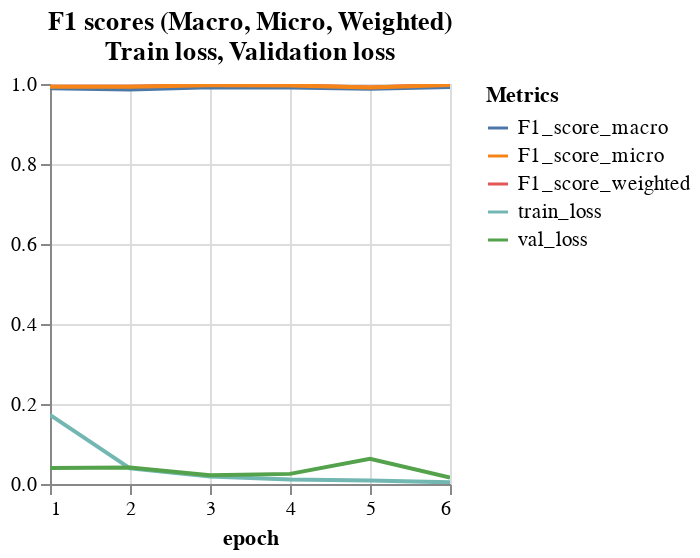

Source (notebook cell):
### Code cell
# Predict the emotion of the sample of customer reviews.
predict_emotion_test()

# Generate dataframe df_f1_scores_long as long form of dataset for the Best Trained BERT model performance metrics.
df_f1_scores_long = prepare_data_for_metrics_graphs(eval_df, best_model=True)

# Use dataloader_validation to generate predictions and true_vals. 
# Create dataframe accuracy_per_class_df to store BERT model prediction accuracy of individual class.
_, predictions, true_vals = evaluate(dataloader_validation)
accuracy_per_class_df = accuracy_per_class(predictions, true_vals)

# Save accuracy_per_class_df.
accuracy_per_class_df_path = f'/content/drive/MyDrive/Realtime Dreamer/sentiment_analysis_{model_type}_train_data_provided_by_{train_data_provider}_NLP_Epoch{epochs}_accuracy_per_class_df.csv'
accuracy_per_class_df.to_csv(accuracy_per_class_df_path,index=False)

"""
Generate two graphs for BERT model evaluation metrics. 
1. F1_scores_graph: Trained BERT model F1 scores(macro, micro and weighted), train and validation losses. 
2. prediction_accuracy_graph: Trained BERT model prediction accuracy of individual classes.
"""

F1_scores_graph, prediction_accuracy_graph = prepare_metrics_graphs(df_f1_scores_long, 
                                                                    accuracy_per_class_df,
                                                                    domain, 
                                                                    width, 
                                                                    height, 
                                                                    epochs)
print("")   
F1_scores_graph

### Figure 1 — Vega-Lite specification as saved in the notebook (floating-point values rounded to 4 significant figures)
{"config": {"view": {"continuousWidth": 400, "continuousHeight": 300}}, "data": {"name": "data-4531cf9772041798ae94aaf73bb0e761"}, "mark": "line", "encoding": {"color": {"field": "line type", "legend": {"direction": "vertical", "labelColor": "black", "labelFontSize": 10.5, "orient": "right", "title": "Metrics", "titleColor": "black", "titleFontSize": 11}, "type": "nominal"}, "tooltip": [{"field": "emotion", "type": "nominal"}, {"field": "epoch", "type": "quantitative"}, {"field": "line type", "type": "nominal"}, {"field": "value", "type": "quantitative"}], "x": {"field": "epoch", "type": "quantitative"}, "y": {"field": "value", "scale": {"domain": [0, 1]}, "title": "", "type": "quantitative"}}, "height": 200, "selection": {"selector007": {"type": "interval", "bind": "scales", "encodings": ["x", "y"]}}, "title": {"text": ["F1 scores (Macro, Micro, Weighted)", "Train loss, Validation loss"], "color": "black"}, "width": 200, "$schema": "https://vega.github.io/schema/vega-lite/v4.17.0.json", "datasets": {"data-4531cf9772041798ae94aaf73bb0e761": [{"emotion": "positive,negative,neutral", "epoch": 1, "batch_size": 16, "Ir": 1e-05, "eps": 1e-08, "pre_trained_model": "NlpHUST/vibert4news-base-cased", "hidden_dropout_prob": 0.1, "attention_probs_dropout_prob": 0.1, "note": "Added and splited Self-judged Review emotions into train and valiation by 8:2", "train_data_creator": "Yunhong He", "line type": "train_loss", "value": 0.1729}, {"emotion": "positive,negative,neutral", "epoch": 2, "batch_size": 16, "Ir": 1e-05, "eps": 1e-08, "pre_trained_model": "NlpHUST/vibert4news-base-cased", "hidden_dropout_prob": 0.1, "attention_probs_dropout_prob": 0.1, "note": "Added and splited Self-judged Review emotions into train and valiation by 8:2", "train_data_creator": "Yunhong He", "line type": "train_loss", "value": 0.03907}, {"emotion": "positive,negative,neutral", "epoch": 3, "batch_size": 16, "Ir": 1e-05, "eps": 1e-08, "pre_trained_model": "NlpHUST/vibert4news-base-cased", "hidden_dropout_prob": 0.1, "attention_probs_dropout_prob": 0.1, "note": "Added and splited Self-judged Review emotions into train and valiation by 8:2", "train_data_creator": "Yunhong He", "line type": "train_loss", "value": 0.01858}, {"emotion": "positive,negative,neutral", "epoch": 4, "batch_size": 16, "Ir": 1e-05, "eps": 1e-08, "pre_trained_model": "NlpHUST/vibert4news-base-cased", "hidden_dropout_prob": 0.1, "attention_probs_dropout_prob": 0.1, "note": "Added and splited Self-judged Review emotions into train and valiation by 8:2", "train_data_creator": "Yunhong He", "line type": "train_loss", "value": 0.01098}, {"emotion": "positive,negative,neutral", "epoch": 5, "batch_size": 16, "Ir": 1e-05, "eps": 1e-08, "pre_trained_model": "NlpHUST/vibert4news-base-cased", "hidden_dropout_prob": 0.1, "attention_probs_dropout_prob": 0.1, "note": "Added and splited Self-judged Review emotions into train and valiation by 8:2", "train_data_creator": "Yunhong He", "line type": "train_loss", "value": 0.008712}, {"emotion": "positive,negative,neutral", "epoch": 6, "batch_size": 16, "Ir": 1e-05, "eps": 1e-08, "pre_trained_model": "NlpHUST/vibert4news-base-cased", "hidden_dropout_prob": 0.1, "attention_probs_dropout_prob": 0.1, "note": "Added and splited Self-judged Review emotions into train and valiation by 8:2", "train_data_creator": "Yunhong He", "line type": "train_loss", "value": 0.004138}, {"emotion": "positive,negative,neutral", "epoch": 1, "batch_size": 16, "Ir": 1e-05, "eps": 1e-08, "pre_trained_model": "NlpHUST/vibert4news-base-cased", "hidden_dropout_prob": 0.1, "attention_probs_dropout_prob": 0.1, "note": "Added and splited Self-judged Review emotions into train and valiation by 8:2", "train_data_creator": "Yunhong He", "line type": "val_loss", "value": 0.04027}, {"emotion": "positive,negative,neutral", "epoch": 2, "batch_size": 16, "Ir": 1e-05, "eps": 1e-08, "pre_trained_model": "NlpHUST/vibert4news-base-cased", "hidden_dropout_prob": 0.1, "attention_probs_dropout_prob": 0.1, "note": "Added and splited Self-judged Review emotions into train and valiation by 8:2", "train_data_creator": "Yunhong He", "line type": "val_loss", "value": 0.04117}, {"emotion": "positive,negative,neutral", "epoch": 3, "batch_size": 16, "Ir": 1e-05, "eps": 1e-08, "pre_trained_model": "NlpHUST/vibert4news-base-cased", "hidden_dropout_prob": 0.1, "attention_probs_dropout_prob": 0.1, "note": "Added and splited Self-judged Review emotions into train and valiation by 8:2", "train_data_creator": "Yunhong He", "line type": "val_loss", "value": 0.02172}, {"emotion": "positive,negative,neutral", "epoch": 4, "batch_size": 16, "Ir": 1e-05, "eps": 1e-08, "pre_trained_model": "NlpHUST/vibert4news-base-cased", "hidden_dropout_prob": 0.1, "attention_probs_dropout_prob": 0.1, "note": "Added and splited Self-judged Review emotions into train and valiation by 8:2", "train_data_creator": "Yunhong He", "line type": "val_loss", "value": 0.02531}, {"emotion": "positive,negative,neutral", "epoch": 5, "batch_size": 16, "Ir": 1e-05, "eps": 1e-08, "pre_trained_model": "NlpHUST/vibert4news-base-cased", "hidden_dropout_prob": 0.1, "attention_probs_dropout_prob": 0.1, "note": "Added and splited Self-judged Review emotions into train and valiation by 8:2", "train_data_creator": "Yunhong He", "line type": "val_loss", "value": 0.06304}, {"emotion": "positive,negative,neutral", "epoch": 6, "batch_size": 16, "Ir": 1e-05, "eps": 1e-08, "pre_trained_model": "NlpHUST/vibert4news-base-cased", "hidden_dropout_prob": 0.1, "attention_probs_dropout_prob": 0.1, "note": "Added and splited Self-judged Review emotions into train and valiation by 8:2", "train_data_creator": "Yunhong He", "line type": "val_loss", "value": 0.01592}, {"emotion": "positive,negative,neutral", "epoch": 1, "batch_size": 16, "Ir": 1e-05, "eps": 1e-08, "pre_trained_model": "NlpHUST/vibert4news-base-cased", "hidden_dropout_prob": 0.1, "attention_probs_dropout_prob": 0.1, "note": "Added and splited Self-judged Review emotions into train and valiation by 8:2", "train_data_creator": "Yunhong He", "line type": "F1_score_weighted", "value": 0.9931}, {"emotion": "positive,negative,neutral", "epoch": 2, "batch_size": 16, "Ir": 1e-05, "eps": 1e-08, "pre_trained_model": "NlpHUST/vibert4news-base-cased", "hidden_dropout_prob": 0.1, "attention_probs_dropout_prob": 0.1, "note": "Added and splited Self-judged Review emotions into train and valiation by 8:2", "train_data_creator": "Yunhong He", "line type": "F1_score_weighted", "value": 0.9931}, {"emotion": "positive,negative,neutral", "epoch": 3, "batch_size": 16, "Ir": 1e-05, "eps": 1e-08, "pre_trained_model": "NlpHUST/vibert4news-base-cased", "hidden_dropout_prob": 0.1, "attention_probs_dropout_prob": 0.1, "note": "Added and splited Self-judged Review emotions into train and valiation by 8:2", "train_data_creator": "Yunhong He", "line type": "F1_score_weighted", "value": 0.9968}, {"emotion": "positive,negative,neutral", "epoch": 4, "batch_size": 16, "Ir": 1e-05, "eps": 1e-08, "pre_trained_model": "NlpHUST/vibert4news-base-cased", "hidden_dropout_prob": 0.1, "attention_probs_dropout_prob": 0.1, "note": "Added and splited Self-judged Review emotions into train and valiation by 8:2", "train_data_creator": "Yunhong He", "line type": "F1_score_weighted", "value": 0.9963}, {"emotion": "positive,negative,neutral", "epoch": 5, "batch_size": 16, "Ir": 1e-05, "eps": 1e-08, "pre_trained_model": "NlpHUST/vibert4news-base-cased", "hidden_dropout_prob": 0.1, "attention_probs_dropout_prob": 0.1, "note": "Added and splited Self-judged Review emotions into train and valiation by 8:2", "train_data_creator": "Yunhong He", "line type": "F1_score_weighted", "value": 0.9912}, {"emotion": "positive,negative,neutral", "epoch": 6, "batch_size": 16, "Ir": 1e-05, "eps": 1e-08, "pre_trained_model": "NlpHUST/vibert4news-base-cased", "hidden_dropout_prob": 0.1, "attention_probs_dropout_prob": 0.1, "note": "Added and splited Self-judged Review emotions into train and valiation by 8:2", "train_data_creator": "Yunhong He", "line type": "F1_score_weighted", "value": 0.9977}, {"emotion": "positive,negative,neutral", "epoch": 1, "batch_size": 16, "Ir": 1e-05, "eps": 1e-08, "pre_trained_model": "NlpHUST/vibert4news-base-cased", "hidden_dropout_prob": 0.1, "attention_probs_dropout_prob": 0.1, "note": "Added and splited Self-judged Review emotions into train and valiation by 8:2", "train_data_creator": "Yunhong He", "line type": "F1_score_macro", "value": 0.9893}, {"emotion": "positive,negative,neutral", "epoch": 2, "batch_size": 16, "Ir": 1e-05, "eps": 1e-08, "pre_trained_model": "NlpHUST/vibert4news-base-cased", "hidden_dropout_prob": 0.1, "attention_probs_dropout_prob": 0.1, "note": "Added and splited Self-judged Review emotions into train and valiation by 8:2", "train_data_creator": "Yunhong He", "line type": "F1_score_macro", "value": 0.9864}, {"emotion": "positive,negative,neutral", "epoch": 3, "batch_size": 16, "Ir": 1e-05, "eps": 1e-08, "pre_trained_model": "NlpHUST/vibert4news-base-cased", "hidden_dropout_prob": 0.1, "attention_probs_dropout_prob": 0.1, "note": "Added and splited Self-judged Review emotions into train and valiation by 8:2", "train_data_creator": "Yunhong He", "line type": "F1_score_macro", "value": 0.9918}, {"emotion": "positive,negative,neutral", "epoch": 4, "batch_size": 16, "Ir": 1e-05, "eps": 1e-08, "pre_trained_model": "NlpHUST/vibert4news-base-cased", "hidden_dropout_prob": 0.1, "attention_probs_dropout_prob": 0.1, "note": "Added and splited Self-judged Review emotions into train and valiation by 8:2", "train_data_creator": "Yunhong He", "line type": "F1_score_macro", "value": 0.9915}, {"emotion": "positive,negative,neutral", "epoch": 5, "batch_size": 16, "Ir": 1e-05, "eps": 1e-08, "pre_trained_model": "NlpHUST/vibert4news-base-cased", "hidden_dropout_prob": 0.1, "attention_probs_dropout_prob": 0.1, "note": "Added and splited Self-judged Review emotions into train and valiation by 8:2", "train_data_creator": "Yunhong He", "line type": "F1_score_macro", "value": 0.988}, {"emotion": "positive,negative,neutral", "epoch": 6, "batch_size": 16, "Ir": 1e-05, "eps": 1e-08, "pre_trained_model": "NlpHUST/vibert4news-base-cased", "hidden_dropout_prob": 0.1, "attention_probs_dropout_prob": 0.1, "note": "Added and splited Self-judged Review emotions into train and valiation by 8:2", "train_data_creator": "Yunhong He", "line type": "F1_score_macro", "value": 0.9924}, {"emotion": "positive,negative,neutral", "epoch": 1, "batch_size": 16, "Ir": 1e-05, "eps": 1e-08, "pre_trained_model": "NlpHUST/vibert4news-base-cased", "hidden_dropout_prob": 0.1, "attention_probs_dropout_prob": 0.1, "note": "Added and splited Self-judged Review emotions into train and valiation by 8:2", "train_data_creator": "Yunhong He", "line type": "F1_score_micro", "value": 0.9931}, {"emotion": "positive,negative,neutral", "epoch": 2, "batch_size": 16, "Ir": 1e-05, "eps": 1e-08, "pre_trained_model": "NlpHUST/vibert4news-base-cased", "hidden_dropout_prob": 0.1, "attention_probs_dropout_prob": 0.1, "note": "Added and splited Self-judged Review emotions into train and valiation by 8:2", "train_data_creator": "Yunhong He", "line type": "F1_score_micro", "value": 0.9931}, {"emotion": "positive,negative,neutral", "epoch": 3, "batch_size": 16, "Ir": 1e-05, "eps": 1e-08, "pre_trained_model": "NlpHUST/vibert4news-base-cased", "hidden_dropout_prob": 0.1, "attention_probs_dropout_prob": 0.1, "note": "Added and splited Self-judged Review emotions into train and valiation by 8:2", "train_data_creator": "Yunhong He", "line type": "F1_score_micro", "value": 0.9968}, {"emotion": "positive,negative,neutral", "epoch": 4, "batch_size": 16, "Ir": 1e-05, "eps": 1e-08, "pre_trained_model": "NlpHUST/vibert4news-base-cased", "hidden_dropout_prob": 0.1, "attention_probs_dropout_prob": 0.1, "note": "Added and splited Self-judged Review emotions into train and valiation by 8:2", "train_data_creator": "Yunhong He", "line type": "F1_score_micro", "value": 0.9963}, {"emotion": "positive,negative,neutral", "epoch": 5, "batch_size": 16, "Ir": 1e-05, "eps": 1e-08, "pre_trained_model": "NlpHUST/vibert4news-base-cased", "hidden_dropout_prob": 0.1, "attention_probs_dropout_prob": 0.1, "note": "Added and splited Self-judged Review emotions into train and valiation by 8:2", "train_data_creator": "Yunhong He", "line type": "F1_score_micro", "value": 0.9912}, {"emotion": "positive,negative,neutral", "epoch": 6, "batch_size": 16, "Ir": 1e-05, "eps": 1e-08, "pre_trained_model": "NlpHUST/vibert4news-base-cased", "hidden_dropout_prob": 0.1, "attention_probs_dropout_prob": 0.1, "note": "Added and splited Self-judged Review emotions into train and valiation by 8:2", "train_data_creator": "Yunhong He", "line type": "F1_score_micro", "value": 0.9977}]}}
